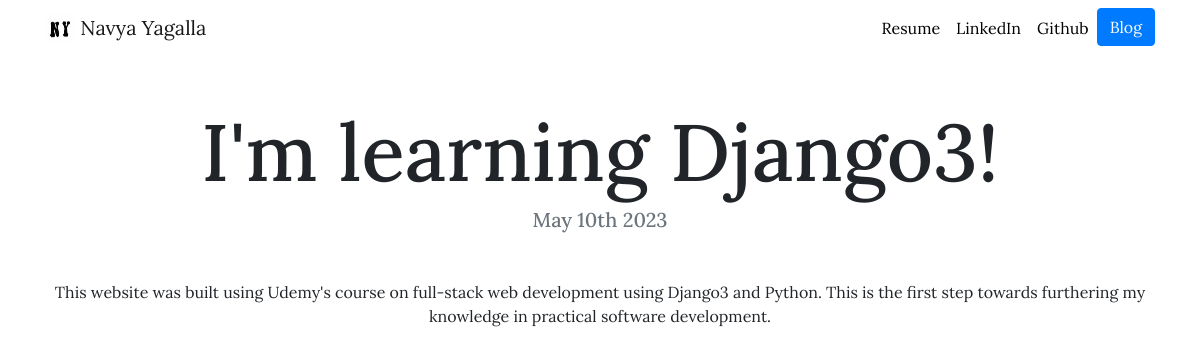
Page /blog/1/ on the committed database.
### blog/models.py (models this page shows, shortened)
class Blog(models.Model):
    title = models.CharField(max_length = 200)
    description = models.TextField()
    image = models.ImageField(upload_to='blog/images')
    date = models.DateField()
    url = models.URLField(blank=True)

### blog/views.py (the view)
# urls.py: path('<int:blog_id>/', views.detail, name='detail'),
def detail(request, blog_id):
    blog = get_object_or_404(Blog, pk=blog_id)
    return render(request, 'blog/detail.html', {'blog':blog})

### blog/templates/blog/detail.html
{% extends "portfolio/base.html" %}
{% load static %}
{% block content %}
<h1 class="text-center mt-5" id="blogdetailtitle">{{ blog.title }}</h1>
<h5 class="text-center text-muted mb-5">{{ blog.date|date:'F jS Y' }}</h5>
{{ blog.description|safe }}
{% endblock %}

### portfolio/static/portfolio/custom.css (style rules this page uses)
body { font-family: 'Lora', serif; text-align: center; }
@media (min-width: 992px) { #blogdetailtitle { font-size: 5rem; } }

### rows in the picture
Blog: title "I'm learning Django3!", date "May 10th 2023", description "This website was built using Udemy's course on full-stack web development using Django3 and Python. This is the first step towards furthering my knowledge in practical software development."
